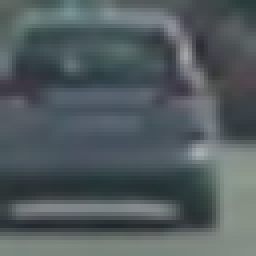
#> input picture vehicles/GTI_Far/image0006.png, 64 x 64 px (shown 4 times larger); its folder holds only this picture in this run
$ jupyter execute --allow-errors Untitled.ipynb   (shell and % lines are left out)   (older library calls are emulated)
#> lines starting #> are read from the running program, lines starting #| are printed output that depends on the picture
### Feature_Extractor.py
import matplotlib.image as mpimg
import numpy as np
import cv2
from skimage.feature import hog

class Feature_Extractor:
	def __init__(self):
		pass

	# Define a function to return HOG features and visualization
	# [103 lines left out: functions get_hog_features, bin_spatial, color_hist, extract_features, convert_color, not called in this run]

### Vehicle_Classifier.py
from sklearn.svm import LinearSVC
from sklearn.model_selection import train_test_split
from sklearn.preprocessing import StandardScaler
import numpy as np
import time

class Vehicle_Classifier:
	# [9 lines left out: function __init__, not called in this run]

	def create_array_stack_features(self):
		X = np.vstack((self.car_features, self.not_car_features)).astype(np.float64)
		return X

	def create_labels_vector(self):
		y = np.hstack((np.ones(len(self.car_features)), np.zeros(len(self.not_car_features))))
		return y

	# [6 lines left out: function split_data, not called in this run]

	def set_X_scaler(self):
		self.X_scaler = StandardScaler().fit(self.X_train)

	# [20 lines left out: functions per_column_scaler, fit, not called in this run]

### Searcher.py
import numpy as np
import cv2


class Searcher:
	def __init__(self, feature_extractor):
		self.feature_extractor = feature_extractor

	# Define a single function that can extract features using hog sub-sampling and make predictions
	# [66 lines left out: function find_cars, not called in this run]

### Untitled.ipynb
[cell 1]
import glob

all_vehicle_images = [f for f in glob.glob('./vehicles/**/*.png', recursive=True)]
all_non_vehicle_images = [f for f in glob.glob('./non-vehicles/**/*.png', recursive=True)]

vehicle_images = []
for i, vehicle in enumerate(all_vehicle_images):
    if i % 5 == 0:
        vehicle_images.append(vehicle)

non_vehicle_images = []
for i, not_vehicle in enumerate(all_non_vehicle_images):
    if i % 5 == 0:
        non_vehicle_images.append(not_vehicle)

[cell 2]
print("There are {} vehicle images".format(len(vehicle_images)))
print("There are {} non-vehicle images".format(len(non_vehicle_images)))

[cell 3]
import numpy as np
import cv2
import matplotlib.pyplot as plt
import matplotlib.image as mpimg

# Read in car / not-car images
vehicle_ind = np.random.randint(0, len(vehicle_images))
#> (the rest of this cell did not finish here and is left out)

## Train the Model

[cell 4]
sample_size = min(len(vehicle_images), len(non_vehicle_images))
cars = vehicle_images[0:sample_size]
notcars = non_vehicle_images[0:sample_size]

### TODO: Tweak these parameters and see how the results change.
color_space = 'YUV' # Can be RGB, HSV, LUV, HLS, YUV, YCrCb
orient = 15  # HOG orientations
pix_per_cell = 8 # HOG pixels per cell
cell_per_block = 2 # HOG cells per block
hog_channel = "ALL" # Can be 0, 1, 2, or "ALL"
spatial_size = (32, 32) # Spatial binning dimensions
hist_bins = 32    # Number of histogram bins
spatial_feat = True # Spatial features on or off
hist_feat = True # Histogram features on or off
hog_feat = True # HOG features on or off
y_start_stop = [400, None] # Min and max in y to search in slide_window()

[cell 5]
import importlib
from sklearn.preprocessing import StandardScaler
import Feature_Extractor
import Vehicle_Classifier
import Searcher
import Heat_Map
importlib.reload(Feature_Extractor)
importlib.reload(Vehicle_Classifier)
importlib.reload(Searcher)
importlib.reload(Heat_Map)
from Feature_Extractor import Feature_Extractor
from Vehicle_Classifier import Vehicle_Classifier
from Searcher import Searcher
from Heat_Map import Heat_Map

[cell 6]
# Generate a random index to look at a car image
ind = np.random.randint(0, len(vehicle_images))
# Read in the image
image = mpimg.imread(vehicle_images[ind])
#> image is the input picture: shape (64, 64, 3) float32; mean R, G, B 0.322, 0.361, 0.373
gray = cv2.cvtColor(image, cv2.COLOR_RGB2GRAY)

# Call our function with vis=True to see an image output
fe = Feature_Extractor()
features, hog_image = fe.get_hog_features(gray, orient= 9,
                        pix_per_cell= 8, cell_per_block= 2,
                        vis=True, feature_vec=False)
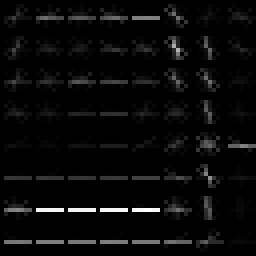
#> hog_image: shape (64, 64) float32 (shown 4 times larger); min 0, max 0.169, mean 0.00634; drawn with min black and max white


# Plot the examples
fig = plt.figure()
plt.subplot(121)
plt.imshow(image, cmap='gray')
plt.title('Example Car Image')
plt.subplot(122)
plt.imshow(hog_image, cmap='gray')
plt.title('HOG Visualization')
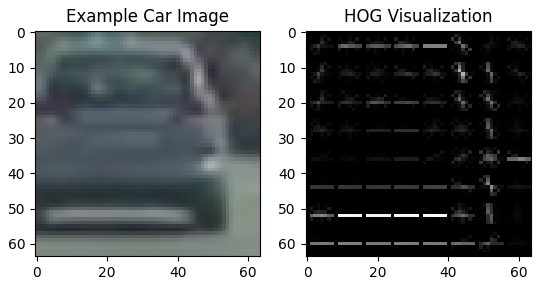
#> figure drawn by matplotlib, 2 panels

[cell 7]
feature_extractor = Feature_Extractor()

car_features = feature_extractor.extract_features(cars, color_space=color_space, spatial_size=spatial_size,
                                                  hist_bins=hist_bins, orient=orient, pix_per_cell=pix_per_cell,
                                                  cell_per_block=cell_per_block, hog_channel=hog_channel,
                                                  spatial_feat=spatial_feat, hist_feat=hist_feat,
                                                  hog_feat=hog_feat)

notcar_features = feature_extractor.extract_features(notcars, color_space=color_space,
                        spatial_size=spatial_size, hist_bins=hist_bins,
                        orient=orient, pix_per_cell=pix_per_cell,
                        cell_per_block=cell_per_block,
                        hog_channel=hog_channel, spatial_feat=spatial_feat,
                        hist_feat=hist_feat, hog_feat=hog_feat)

$ run again, on vehicles/GTI_Left/image0028.png
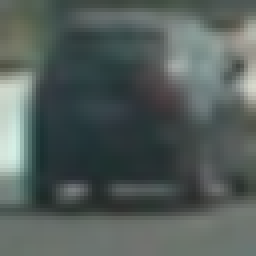
#> input picture vehicles/GTI_Left/image0028.png, 64 x 64 px (shown 4 times larger)
#> image is the input picture: shape (64, 64, 3) float32; mean R, G, B 0.328, 0.367, 0.355
#> `features, hog_image = fe.get_hog_features(gray, orient= 9, pix_per_cel..`:
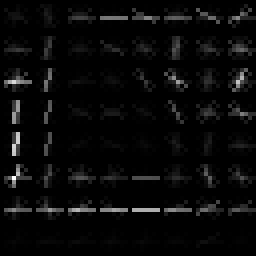
#> hog_image: shape (64, 64) float32 (shown 4 times larger); min 0, max 0.136, mean 0.00502; drawn with min black and max white
#> `[cell 6] # Generate a random index to look at a car image ind = np.ran..`:
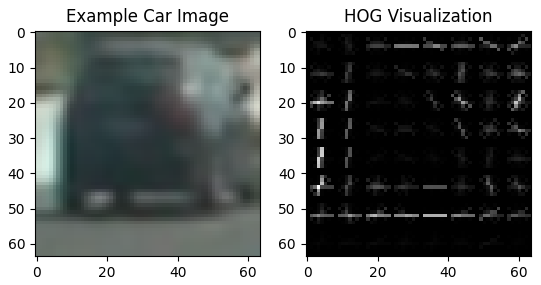
#> figure drawn by matplotlib, 2 panels

$ run again, on vehicles/GTI_Far/image0131.png
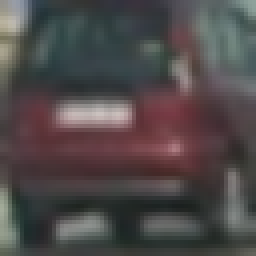
#> input picture vehicles/GTI_Far/image0131.png, 64 x 64 px (shown 4 times larger)
#> image is the input picture: shape (64, 64, 3) float32; mean R, G, B 0.311, 0.288, 0.289
#> `features, hog_image = fe.get_hog_features(gray, orient= 9, pix_per_cel..`:
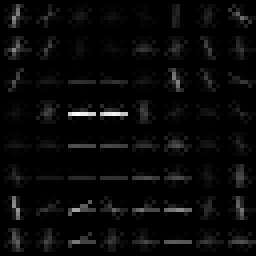
#> hog_image: shape (64, 64) float32 (shown 4 times larger); min 0, max 0.174, mean 0.006; drawn with min black and max white
#> `[cell 6] # Generate a random index to look at a car image ind = np.ran..`:
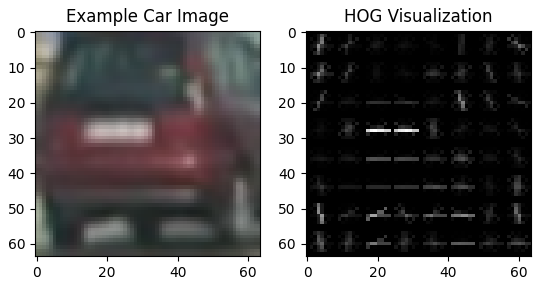
#> figure drawn by matplotlib, 2 panels
